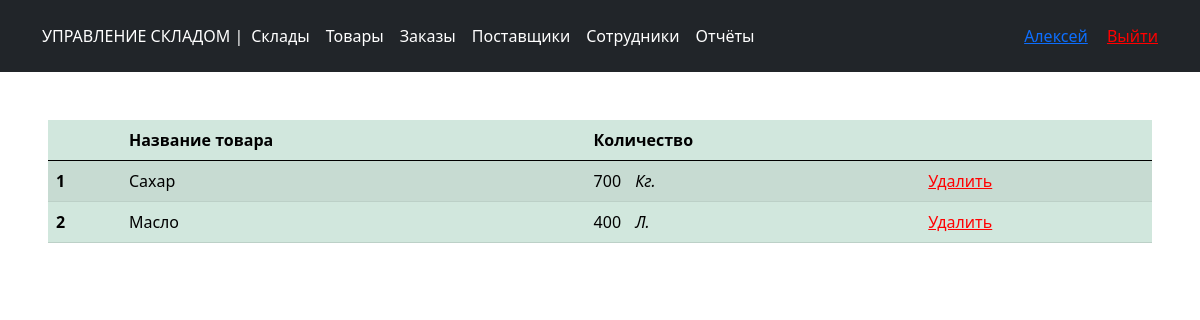
The page /orders/order_view/1 (signed in) on the database its author committed.
### main.py (models this page shows, shortened)
class User(db.Model, UserMixin):
    id = db.Column(db.Integer, primary_key=True)
    login = db.Column(db.String(128), nullable=False, unique=True)
    password = db.Column(db.String(255), nullable=False)
    role =  db.Column(db.Integer)
    name = db.Column(db.String(128))
    last_name = db.Column(db.String(128))
    whs_id = db.Column(db.Integer)
    id_Admin = db.Column(db.Integer)

class Orders_pt(db.Model, UserMixin):
    id = db.Column(db.Integer, primary_key=True)
    id_order = db.Column(db.Integer, nullable=False)
    id_pt = db.Column(db.Integer, nullable=False)
    quantity = db.Column(db.Integer, nullable=False)

class Creat_product(db.Model, UserMixin):
    id = db.Column(db.Integer, primary_key=True)
    name_pt = db.Column(db.String(128), nullable=False, unique=True)
    article = db.Column(db.Integer, nullable=False, unique=True)
    qr = db.Column(db.Integer, nullable=False, unique=True)
    suitability = db.Column(db.Integer)
    units = db.Column(db.String(30))
    buy_price = db.Column(db.Integer)
    sell_price = db.Column(db.Integer)
    id_Admin = db.Column(db.Integer)
    marge = db.column_property(sell_price - buy_price)

### main.py (the view)
@app.route('/orders/order_view/<int:id_order>')
@login_required
def order_view(id_order):
    ords = db.session.query(Orders_pt, Creat_product).join(Creat_product, Orders_pt.id_pt == Creat_product.id).filter(
        Orders_pt.id_order == id_order).all()
    return render_template('order_view.html', ords=ords, id_order=id_order)

### main.py (called while the page is built)
@manager.user_loader
def load_user(user_id):
    return User.query.get(user_id)

@app.after_request
def redirect_to_signin(response):
    if response.status_code == 401:
        return redirect(url_for('login_page'))
    return response

### templates/order_view.html (shortened to what this page needs)
{% extends 'base.html' %}
{% block content %}
<div class="product_container">
    <div class="bd-example m-5">
	  <table class="table table-success table-striped">
		  <thead>
			<tr>
			  <th scope="col"></th>
			  <th scope="col">Название товара</th>
			  <th scope="col">Количество</th>
			  <th scope="col"></th>
			</tr>
		  </thead>
		  <tbody>
          {% for ord in ords %}
			<tr>
			  <th scope="row">{{ loop.index }}</th>
			  <td>{{ ord.Creat_product.name_pt }}</td>
			  <td>{{ ord.Orders_pt.quantity }}  <i style="margin-left: 10px;">{{ord.Creat_product.units }}</i></td>
			  <td>
                  <a style="color: red" href="{{ url_for('delete_order_view', id_delete=ord.Orders_pt.id) }}">Удалить</a>
              </td>
			</tr>
          {% endfor %}
		  </tbody>
	  </table>
	</div>
{% endblock %}

### templates/base.html (shortened to what this page needs)
<!DOCTYPE html>
<html lang="en">
<head>
    <link rel="stylesheet" href="{{ url_for('static', filename='/bootstrap-5.0.0-beta3-dist/css/bootstrap.min.css') }}">
</head>
<body>
<header class="p-3 bg-dark text-white">
    <div class="container">
        <div class="d-flex flex-wrap align-items-center justify-content-center justify-content-lg-start">
            {% if (current_user.is_authenticated == False) %}
                <a href="/" class="d-flex align-items-center mb-2 mb-lg-0 text-white text-decoration-none">
                    УПРАВЛЕНИЕ СКЛАДОМ |</a>
            {% else %}
                <a href="{{ url_for('admin') }}"
                   class="d-flex align-items-center mb-2 mb-lg-0 text-white text-decoration-none">
                    УПРАВЛЕНИЕ СКЛАДОМ |</a>
            {% endif %}
            <ul class="nav col-12 col-lg-auto me-lg-auto mb-2 justify-content-center mb-md-0">
                {% if (current_user.is_authenticated == True) %}
                    <li><a href="{{ url_for('warehouse') }}" class="nav-link px-2 text-white">Склады</a></li>
                    <li><a href="{{ url_for('product_manage') }}" class="nav-link px-2 text-white">Товары</a></li>
                    <li><a href="{{ url_for('orders') }}" class="nav-link px-2 text-white">Заказы</a></li>
                    <li><a href="{{ url_for('suppliers') }}" class="nav-link px-2 text-white">Поставщики</a></li>
                    {% if current_user.role == 1 %}
                        <li><a href="{{ url_for('employees') }}" class="nav-link px-2 text-white">Сотрудники</a></li>
                        <li><a href="{{ url_for('reports') }}" class="nav-link px-2 text-white">Отчёты</a></li>
                    {% endif %}
                {% endif %}
            </ul>
            <div class="text-end">
                {% if (current_user.is_authenticated == False) %}
                    <a href="/login">
                        <button type="button" class="btn btn-outline-light me-2">Авторизация</button>
                    </a>
                    <a href="/register">
                        <button type="button" class="btn btn-warning">Регистрация</button>
                    </a>
                {% else %}
                    <a href="">{% block role %}{% endblock %}{{ current_user.name }}</a>
                    <a style="color: red; margin-left: 15px;" href="{{ url_for('logout') }}">Выйти</a>
                {% endif %}
            </div>
        </div>
    </div>
</header>
{% block content %}{% endblock %}
</body>
</html>

### rows shown on the page
User: name "Алексей"
Orders_pt: Creat_product.name_pt "Сахар", Orders_pt.quantity "700", Creat_product.units "Кг."
Orders_pt: Creat_product.name_pt "Масло", Orders_pt.quantity "400", Creat_product.units "Л."
